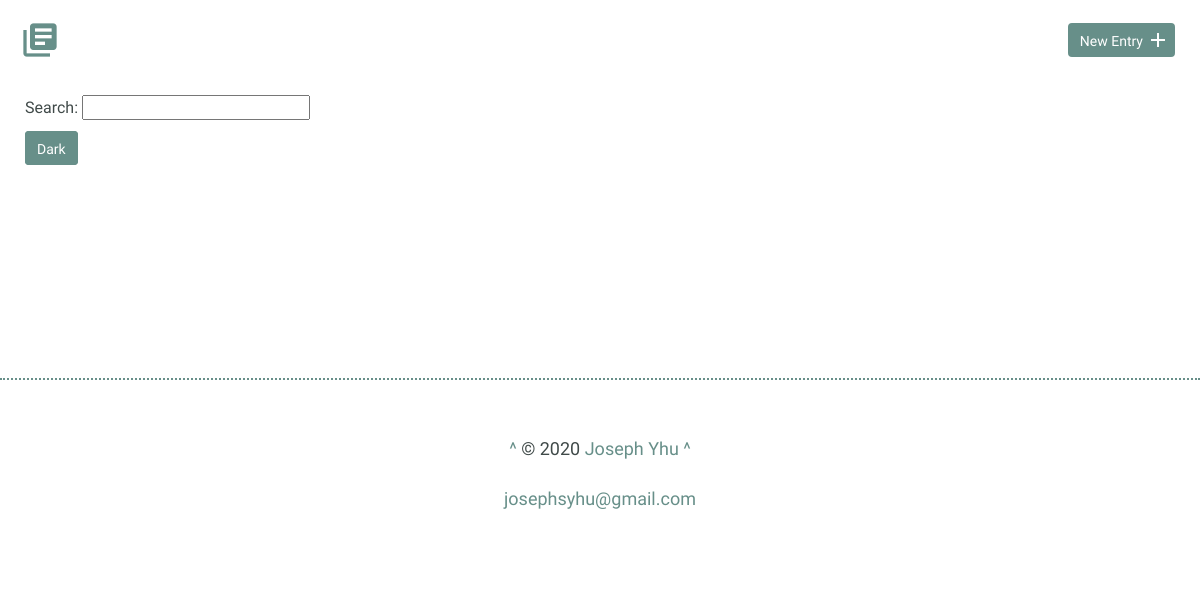
Page /index_l.php on the earlier database version.
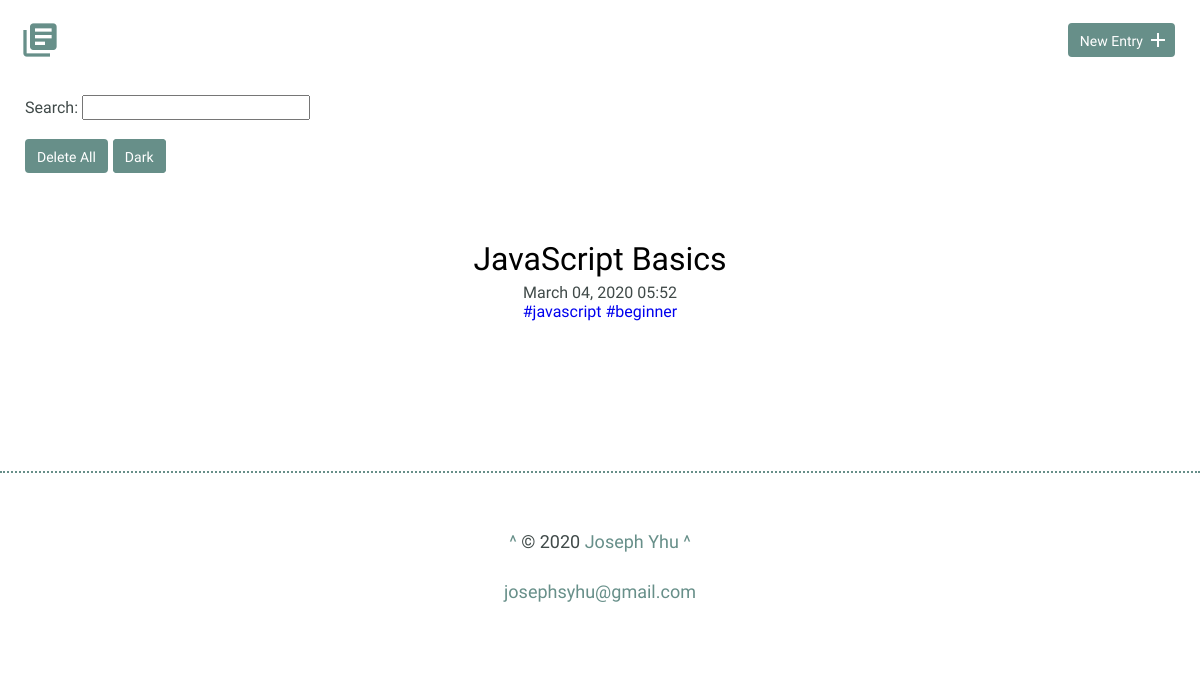
Same page on the later database version.
### tables this page shows
CREATE TABLE "entries" (
	"id"	INTEGER NOT NULL PRIMARY KEY AUTOINCREMENT,
	"title"	TEXT NOT NULL,
	"date"	TEXT NOT NULL,
	"time"	TEXT NOT NULL,
	"time_spent_h"	INTEGER NOT NULL,
	"time_spent_m"	INTEGER NOT NULL,
	"learned"	BLOB NOT NULL,
	"resources"	BLOB
);

### inc/functions.php (called while the page is built, shortened)
<?php
function get_entry_list($limit, $offset) {
    include 'connection.php';
    $sql = "SELECT id, title, date, time FROM entries ";
    $sql .= "ORDER BY date DESC, time DESC, id DESC LIMIT :limit OFFSET :offset";
    try {
        $results = $db->prepare($sql);
        $results->bindValue('limit', $limit, PDO::PARAM_INT);
        $results->bindValue('offset', $offset, PDO::PARAM_INT);
        $results->execute();
    } catch (Exception $e) {
        echo "Error: " . $e->getMessage() . "<br>";
        return array();
    }
    return $results->fetchAll();
}
function get_tags($entry_id) {
    include 'connection.php';
    $sql = 'SELECT tag FROM tags ';
    $sql .= 'JOIN entry_tag ON tags.id = entry_tag.tag_id ';
    $sql .= 'JOIN entries ON entry_tag.entry_id = entries.id ';
    $sql .= 'WHERE entries.id = :entry_id';
    try {
        $results = $db->prepare($sql);
        $results->bindValue('entry_id', $entry_id, PDO::PARAM_INT);
        $results->execute();
    } catch (Exception $e) {
        echo "Error: " . $e->getMessage() . "<br>";
        return array();
    }
    return $results->fetchAll(PDO::FETCH_COLUMN, 0);
}

### index_l.php (the view, shortened to what this page needs)
<?php
require 'inc/functions.php';
$page = filter_input(INPUT_GET, 'p', FILTER_SANITIZE_NUMBER_INT);
if (empty($page)) {
    $page = 1;
}
$limit = 25;
$offset = $limit * ($page - 1);
include 'inc/header_l.php';
?>
    <section>
      <div class="container">
        <form method="get">
          Search:
          <input type="search" name="search" required>
        </form>
      <br>
        <?php
        if (empty($entries) && count(get_entry_list($limit, $offset)) >= $limit) {
            echo "<a href='index_l.php?p=" . ($page+1). "' class='button'>Page " . ($page+1) . "</a>";
        }
        if (!empty(get_entry_list($limit, $offset))) {
            echo "<input type='submit' class='button' value='Delete All' onclick='confirmDeleteAll()'>";
        }
        if (!empty($entries) && $page > 1) {
            echo "<a href='index.php?search=" . trim($search) . "&p=" . $page . "' class='button'>Dark</a>";
        } elseif (!empty($entries) && $page == 1) {
            echo "<a href='index.php?search=" . trim($search) . "' class='button'>Dark</a>";
        } elseif (empty($entries) && $page > 1) {
            echo "<a href='index.php?p=" . $page . "' class='button'>Dark</a>";
        } else {
            echo "<a href='index.php' class='button'>Dark</a>";
        }
        ?>
        <div class="entry-list">
          <?php
          if (isset($entries)) {
              foreach ($entries as $entry) {
                  echo "<article>";
                  echo "<h2><a href='detail_l.php?id=" . $entry['id'] . "'>" . $entry['title'] . "</a></h2>";
                  echo "<time datetime='" . $entry['date'] . " " . $entry['time'] . "'>" . date("F d, Y H:i", strtotime($entry['date'] . " " . $entry['time'])) . "</time><br>";
                  $tags = get_tags($entry['id']);
                  foreach ($tags as $tag) {
                      echo "<a href='tags_l.php?tag=" . $tag . "'>#" . $tag . "</a> ";
                  }
                  echo "</article>";
              }
          } else {
              foreach (get_entry_list($limit, $offset) as $item) {
                  echo "<article>";
                  echo "<h2><a href='detail_l.php?id=" . $item['id'] . "'>" . $item['title'] . "</a></h2>";
                  echo "<time datetime='" . $item['date'] . " " . $item['time'] . "'>" . date("F d, Y H:i", strtotime($item['date'] . " " . $item['time'])) . "</time><br>";
                  $tags = get_tags($item['id']);
                  foreach ($tags as $tag) {
                      echo "<a href='tags_l.php?tag=" . $tag . "'>#" . $tag . "</a> ";
                  }
                  echo "</article>";
              }
          }
          ?>
        </div>
      </div>
    </section>
<?php include 'inc/footer.php'; ?>

Differences in the rows shown:
added entries: title "JavaScript Basics", date+time "March 04, 2020 05:52", tag "javascript", tag "beginner"
Other differences:
form field value: (not shown) → "Delete All"
